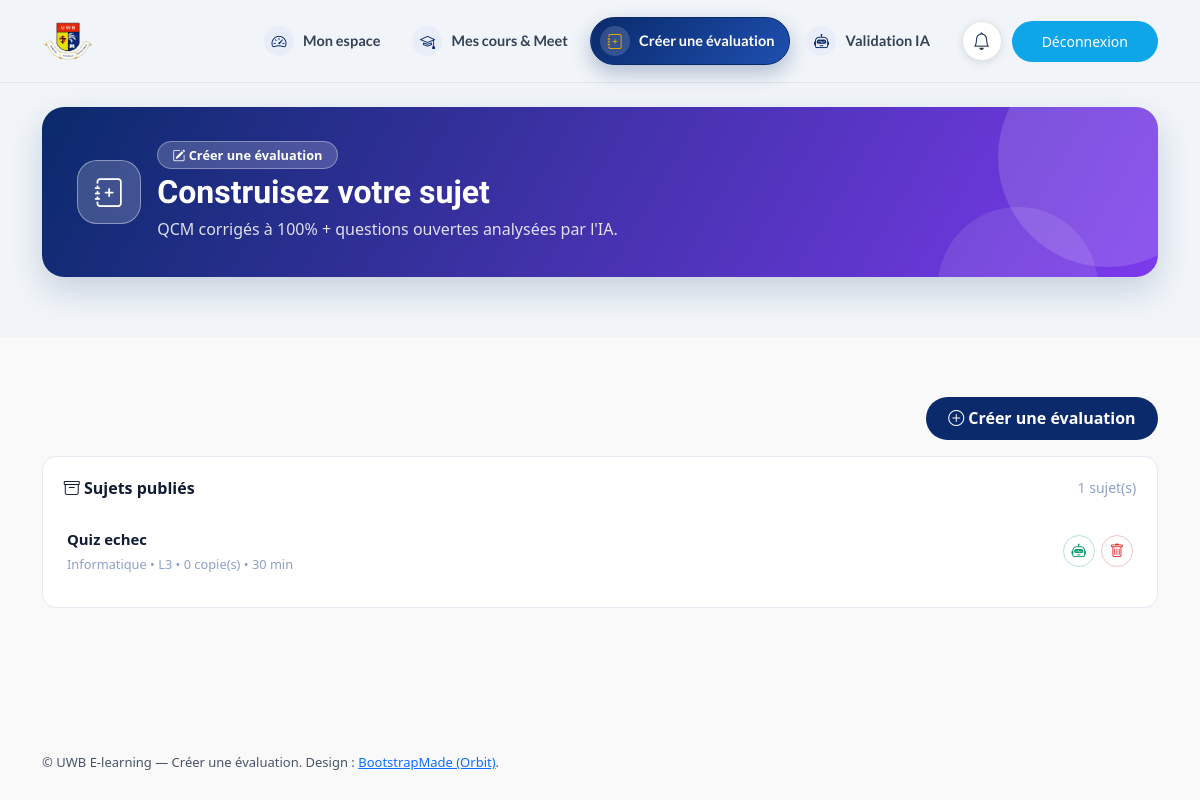
The page /prof/creer-evaluation.php (signed in) on the database its author committed.
### tables this page shows
CREATE TABLE `evaluations` (
  `id` int(11) NOT NULL AUTO_INCREMENT,
  `cours_id` int(11) DEFAULT NULL,
  `titre` varchar(255) NOT NULL,
  `prof_id` int(11) DEFAULT NULL,
  `prof_nom` varchar(150) DEFAULT '',
  `duree` int(11) DEFAULT 30 COMMENT 'minutes',
  `ouverture_at` datetime DEFAULT NULL,
  `cloture_at` datetime DEFAULT NULL,
  `statut` varchar(20) DEFAULT 'publiée',
  `created_at` timestamp NULL DEFAULT current_timestamp(),
  `faculte` varchar(150) NOT NULL DEFAULT 'Informatique',
  `niveau` varchar(10) NOT NULL DEFAULT 'L3',
  PRIMARY KEY (`id`),
  KEY `cours_id` (`cours_id`),
  KEY `prof_id` (`prof_id`),
  CONSTRAINT `evaluations_ibfk_1` FOREIGN KEY (`cours_id`) REFERENCES `cours` (`id`) ON DELETE SET NULL,
  CONSTRAINT `evaluations_ibfk_2` FOREIGN KEY (`prof_id`) REFERENCES `users` (`id`) ON DELETE SET NULL
);

### config/database.php (called while the page is built, shortened)
<?php
function db(): PDO {
    static $pdo = null;
    if ($pdo instanceof PDO) return $pdo;
    $dsn = 'mysql:host=' . DB_HOST . ';dbname=' . DB_NAME . ';charset=' . DB_CHARSET;
    $opt = [
        PDO::ATTR_ERRMODE            => PDO::ERRMODE_EXCEPTION,
        PDO::ATTR_DEFAULT_FETCH_MODE => PDO::FETCH_ASSOC,
        PDO::ATTR_EMULATE_PREPARES   => false,
    ];
    try {
        $pdo = new PDO($dsn, DB_USER, DB_PASS, $opt);
        return $pdo;
    } catch (PDOException $e1) {
        if (DB_USER !== 'uwb' && in_array($e1->getCode(), [1698, 1045, 2002, 0], true)) {
            try {
                $pdo = new PDO($dsn, 'uwb', 'Uwb_2026_Secure#42', $opt);
                return $pdo;
            } catch (PDOException $e2) {
                $e = $e1;
            }
        } else {
            $e = $e1;
        }
        $msg = $e->getMessage();
        $isAccessDenied = (stripos($msg, '1698') !== false || stripos($msg, '1045') !== false
            || stripos(strtolower($msg), 'access denied') !== false);
        http_response_code(500);
        die('<div style="font-family:sans-serif;max-width:680px;margin:40px auto;padding:24px;border:1px solid #eee;border-radius:16px">'
            . '<h2>Base de données inaccessible</h2>'
            . '<p><small>' . htmlspecialchars($msg, ENT_QUOTES, 'UTF-8') . '</small></p>'
            . ($isAccessDenied
                ? '<p><b>Cause :</b> MySQL Ubuntu utilise <code>auth_socket</code> : <code>root</code> sans mot de passe est refusé en TCP (erreur 1698).<br>'
                  . 'Créez un utilisateur dédié (1 commande à coller dans un terminal) :</p>'
                  . '<pre style="background:#f6f8fc;padding:12px;border-radius:8px;overflow:auto">sudo mysql -e "CREATE USER IF NOT EXISTS \'uwb\'@\'localhost\' IDENTIFIED BY \'Uwb_2026_Secure#42\'; '
                  . 'CREATE USER IF NOT EXISTS \'uwb\'@\'127.0.0.1\' IDENTIFIED BY \'Uwb_2026_Secure#42\'; '
                  . 'GRANT ALL PRIVILEGES ON `uwb_learn`.* TO \'uwb\'@\'localhost\'; '
                  . 'GRANT ALL PRIVILEGES ON `uwb_learn`.* TO \'uwb\'@\'127.0.0.1\'; FLUSH PRIVILEGES;"</pre>'
                  . '<p>Puis rechargez cette page (le site réessaie automatiquement avec <code>uwb</code>).<br>'
                  . 'Ensuite : <a href="install.php">install.php</a> pour créer les tables.</p>'
                : '<p>Créez la base puis importez <code>uwb_learn.sql</code> :</p>'
                  . '<pre>mysql -u root --default-character-set=utf8mb4 &lt; uwb_learn.sql</pre>')
            . '</div>');
    }
    return $pdo;
}
function e(?string $s): string { return htmlspecialchars((string)$s, ENT_QUOTES, 'UTF-8'); }

### prof/creer-evaluation.php (the view, shortened to what this page needs)
<?php
require_once __DIR__ . '/../includes/layout.php';
$u = require_login(['professeur']);
$s = db()->prepare('SELECT ev.*, (SELECT COUNT(*) FROM soumissions WHERE evaluation_id=ev.id) nb FROM evaluations ev WHERE prof_nom=? ORDER BY id DESC');
$s->execute([$u['nom']]); $list = $s->fetchAll();
?>
<main class="main">
<section class="section pt-4"><div class="container" data-aos="fade-up">
<div class="role-hero role-professeur" data-aos="fade-up" data-aos-delay="100">
<div class="d-flex align-items-center gap-3 flex-wrap">
<span class="role-avatar"><i class="bi bi-journal-plus"></i></span>
<div><span class="hero-pill"><i class="bi bi-pencil-square"></i> Créer une évaluation</span>
<h2>Construisez votre sujet</h2>
<p class="mb-0">QCM corrigés à 100% + questions ouvertes analysées par l'IA.</p></div>
</div></div>
</div></section>
<section class="portfolio section light-background">
<div class="container"><div class="d-flex justify-content-end mb-3" data-aos="fade-up"><button class="btn-uwb" data-bs-toggle="modal" data-bs-target="#evalModal"><i class="bi bi-plus-circle"></i> Créer une évaluation</button></div>
<div class="panel-pro" data-aos="fade-up"><div class="panel-head"><strong><i class="bi bi-archive"></i> Sujets publiés</strong><small><?= count($list) ?> sujet(s)</small></div>
<?php foreach ($list as $ev2): $fen = (!empty($ev2['ouverture_at']) || !empty($ev2['cloture_at'])) ? ' • fenêtre : ' . dt_fr($ev2['ouverture_at'] ?? null) . ' → ' . dt_fr($ev2['cloture_at'] ?? null) : ''; ?>
<div class="mini-row"><div style="min-width:0"><strong><?= e($ev2['titre']) ?></strong><br><small><?= e($ev2['faculte'] ?? '—') ?> • <?= e($ev2['niveau'] ?? '—') ?> • <?= (int)$ev2['nb'] ?> copie(s) • <?= (int)$ev2['duree'] ?> min<?= e($fen) ?></small></div>
<div class="mini-actions"><a class="icon-btn ok" href="validation-ia.php"><i class="bi bi-robot"></i></a>
<a class="icon-btn danger" href="../actions/evaluation.php?action=delete&id=<?= (int)$ev2['id'] ?>" onclick="return confirm('Supprimer ce sujet ?')"><i class="bi bi-trash"></i></a></div></div>
<?php endforeach; if (!count($list)): ?><p class="text-muted small mb-0">Aucun sujet publié.</p><?php endif; ?>
</div></div></section>
</main>

### rows shown on the page
evaluations: titre "Quiz echec", faculte "Informatique", niveau "L3", nb "0", duree "30"

### other values the page prints
$label "Mon espace"
$label "Mes cours & Meet"
$label "Créer une évaluation"
$label "Validation IA"
count($list) "1"
$note "UWB E-learning — Créer une évaluation."
